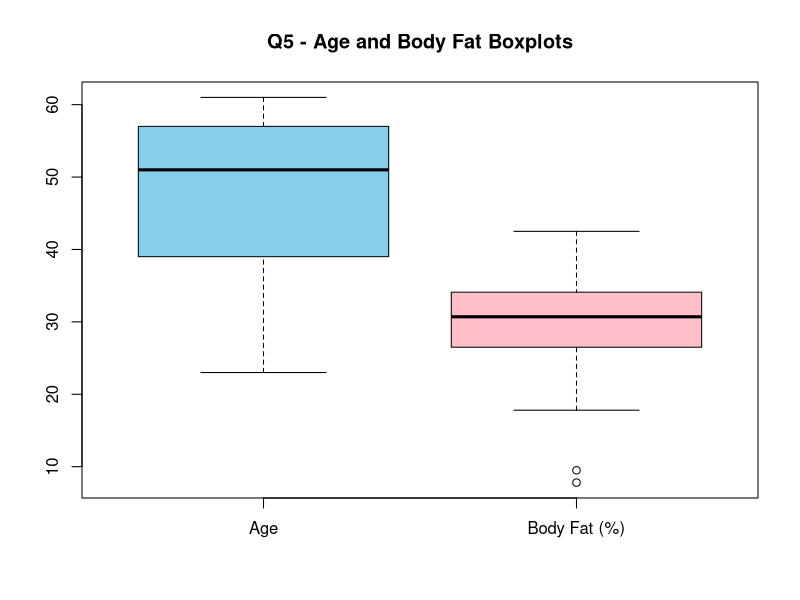
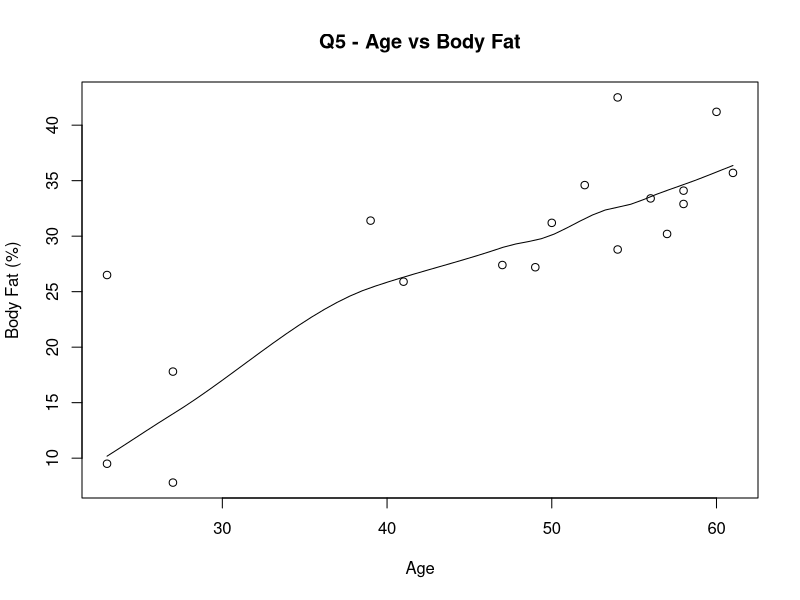
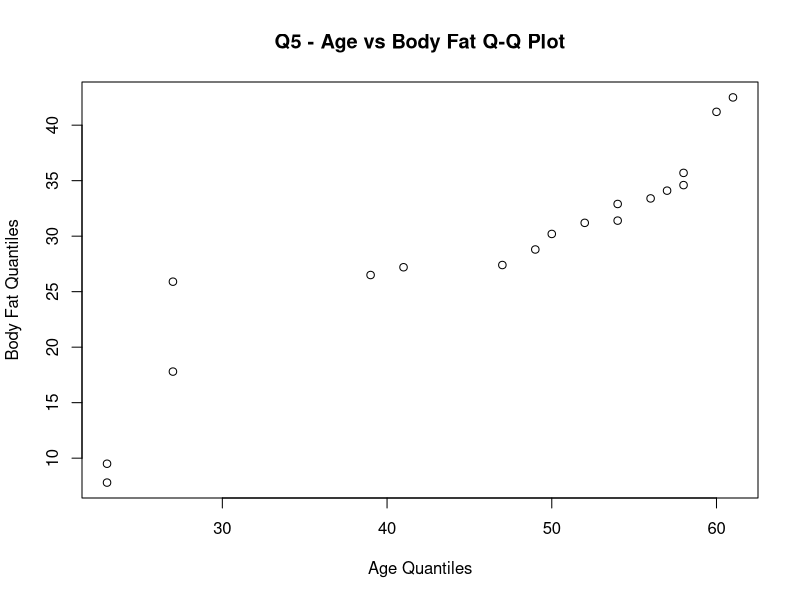
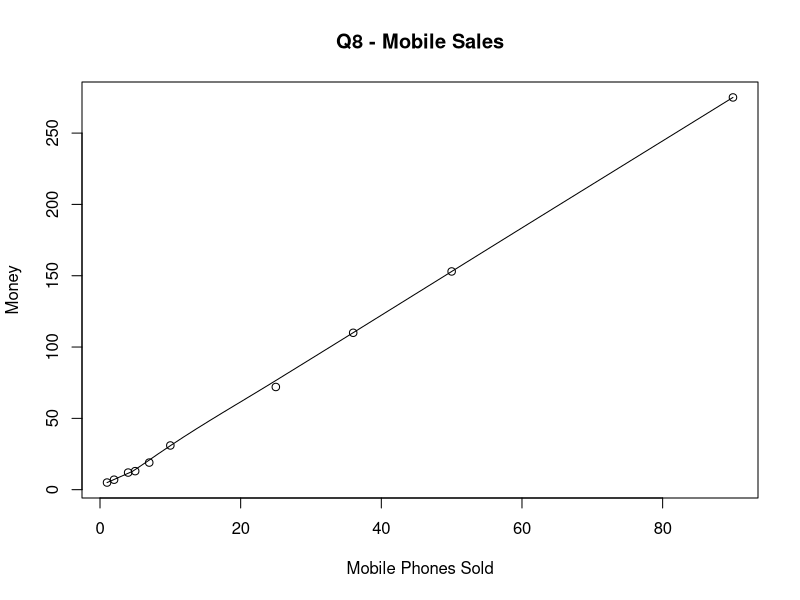
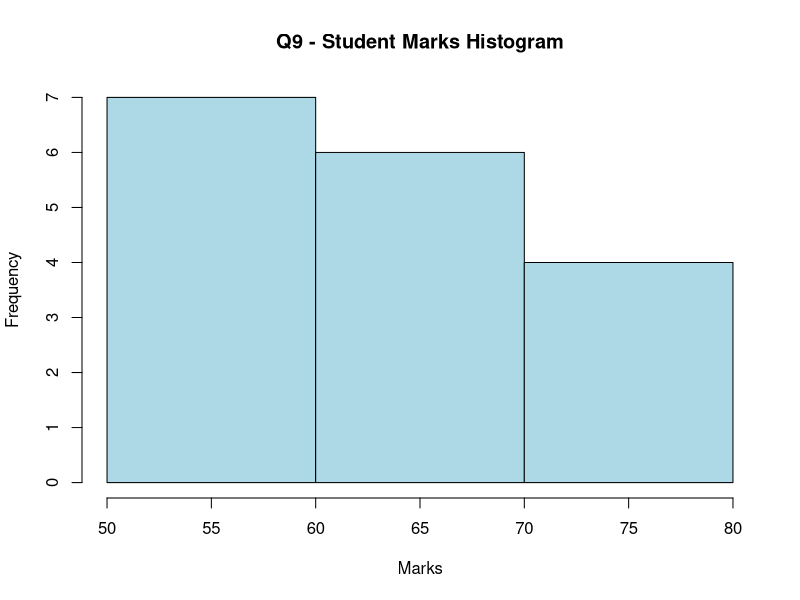

Generate these figures, in order, with R:
# SAVEETHA SCHOOL OF ENGINEERING
# DWDM - DAY 1 LAB EXERCISES (Q1-Q11)
# Run entire file using: Rscript DWDM_Day1_All_11_Programs.R
# Or open the file in RStudio and select Source.
# Graphs will be saved in DWDM_Day1_Plots.pdf in the working directory.

section <- function(n, question) {
  cat("\n", strrep("=", 65), "\n", sep = "")
  cat("QUESTION ", n, ": ", question, "\n", sep = "")
  cat(strrep("=", 65), "\n", sep = "")
}

# Q1: Approximate median from grouped age-frequency data
section(1, "Approximate median of grouped ages")
lower <- c(1, 5, 15, 20, 50, 80)
upper <- c(5, 15, 20, 50, 80, 110)
frequency <- c(200, 450, 300, 1500, 700, 44)
total <- sum(frequency)
cumulative <- cumsum(frequency)
median_bin <- which(cumulative >= total/2)[1]
prior <- if (median_bin == 1) 0 else cumulative[median_bin-1]
median_value <- lower[median_bin] +
  ((total/2 - prior)/frequency[median_bin]) *
  (upper[median_bin] - lower[median_bin])
cat("Approximate grouped median:", median_value, "\n")

# Q2: Descriptive statistics of ages
section(2, "Mean, median, mode, midrange and quartiles")
age <- c(13,15,16,16,19,20,20,21,22,22,25,25,25,25,
         30,33,33,35,35,35,35,36,40,45,46,52,70)
counts <- table(age)
modes <- as.numeric(names(counts)[counts == max(counts)])
cat("Mean:", mean(age), "\n")
cat("Median:", median(age), "\n")
cat("Mode(s):", paste(modes, collapse = ", "), "\n")
cat("Modality:", if (length(modes) == 2) "Bimodal" else
    if (length(modes) == 1) "Unimodal" else
    paste(length(modes), "modes"), "\n")
cat("Midrange:", (min(age) + max(age))/2, "\n")
cat("Q1:", as.numeric(quantile(age, 0.25)), "\n")
cat("Q3:", as.numeric(quantile(age, 0.75)), "\n")

# Q3: Data normalization
section(3, "Min-max and z-score normalization")
x <- c(200, 300, 400, 600, 1000)
cat("Min-max normalized values:\n")
print((x - min(x)) / (max(x) - min(x)))
cat("Z-score normalized values:\n")
print((x - mean(x))/sd(x))

# Q4: Equal-frequency smoothing by bin mean, median and boundaries
section(4, "Smoothing by bin means, medians and boundaries")
data <- c(11,13,13,15,15,16,19,20,20,20,21,21,
          22,23,24,30,40,45,45,45,71,72,73,75)
bins <- split(sort(data), rep(1:4, each = 6))
cat("Bin means:\n")
print(sapply(bins, mean))
cat("Bin medians:\n")
print(sapply(bins, median))
cat("Boundary-smoothed bins:\n")
print(lapply(bins, function(v) {
  low <- min(v); high <- max(v)
  ifelse(v - low <= high - v, low, high)
}))

# Q5: Hospital age and body fat statistics and charts
section(5, "Age and body-fat statistics, boxplot, scatter and Q-Q plots")
hospital_age <- c(23,23,27,27,39,41,47,49,50,
                  52,54,54,56,57,58,58,60,61)
fat <- c(9.5,26.5,7.8,17.8,31.4,25.9,27.4,27.2,31.2,
         34.6,42.5,28.8,33.4,30.2,34.1,32.9,41.2,35.7)
cat("Age mean:", mean(hospital_age), "\n")
cat("Age median:", median(hospital_age), "\n")
cat("Age standard deviation:", sd(hospital_age), "\n")
cat("Body-fat mean:", mean(fat), "\n")
cat("Body-fat median:", median(fat), "\n")
cat("Body-fat standard deviation:", sd(fat), "\n")

# Q6: Normalize 35 based on hospital age data
section(6, "Normalize age 35 by min-max, z-score and decimal scaling")
value <- 35
cat("Min-max:", (value-min(hospital_age)) /
    (max(hospital_age)-min(hospital_age)), "\n")
cat("Z-score:", (value-mean(hospital_age))/12.94, "\n")
j <- floor(log10(max(abs(hospital_age)))) + 1
cat("Decimal scaling:", value/10^j, "\n")

# Q7: Pencil statistics
section(7, "Mean, median and mode of pencil counts")
pencils <- c(9,25,23,12,11,6,7,8,9,10)
pencil_counts <- table(pencils)
cat("Mean:", mean(pencils), "\n")
cat("Median:", median(pencils), "\n")
cat("Mode:", paste(names(pencil_counts)[pencil_counts == max(pencil_counts)],
                   collapse = ", "), "\n")

# Q8: Mobile sales scatter plot
section(8, "Scatter plot of mobile phones sold versus money")
phones <- c(4,1,5,7,10,2,50,25,90,36)
money <- c(12,5,13,19,31,7,153,72,275,110)
cat("Scatter plot will be saved to the PDF.\n")

# Q9: Equal-frequency and equal-width bins of student marks
section(9, "Equal-frequency and equal-width partitioning and histogram")
marks <- c(55,60,71,63,55,65,50,55,58,
           59,61,63,65,67,71,72,75)
ordered_marks <- sort(marks)
equal_frequency <- split(ordered_marks, rep(1:3, times = c(6,6,5)))
cat("Equal-frequency bins:\n")
print(equal_frequency)
equal_width <- split(ordered_marks,
    cut(ordered_marks, breaks = seq(min(marks), max(marks), length.out = 4),
        include.lowest = TRUE))
cat("Equal-width bins:\n")
print(equal_width)

# Q10: Interquartile range and sample standard deviation
section(10, "IQR and standard deviation of car speeds")
speed <- c(78.3,81.8,82,74.2,83.4,84.5,82.9,77.5,80.9,70.6)
cat("IQR:", IQR(speed), "\n")
cat("Standard deviation:", sd(speed), "\n")

# Q11: Quartiles of ages
section(11, "First and third quartiles of age data")
cat("Q1:", as.numeric(quantile(age, 0.25)), "\n")
cat("Q3:", as.numeric(quantile(age, 0.75)), "\n")

# Save every requested graphical output, including Q5, Q8 and Q9.
pdf("DWDM_Day1_Plots.pdf", width = 8, height = 6)
boxplot(hospital_age, fat, names = c("Age", "Body Fat (%)"),
        main = "Q5 - Age and Body Fat Boxplots", col = c("skyblue", "pink"))
scatter.smooth(hospital_age, fat, main = "Q5 - Age vs Body Fat",
               xlab = "Age", ylab = "Body Fat (%)")
qqplot(hospital_age, fat, main = "Q5 - Age vs Body Fat Q-Q Plot",
       xlab = "Age Quantiles", ylab = "Body Fat Quantiles")
scatter.smooth(phones, money, main = "Q8 - Mobile Sales",
               xlab = "Mobile Phones Sold", ylab = "Money")
hist(marks, breaks = 3, main = "Q9 - Student Marks Histogram",
     xlab = "Marks", col = "lightblue")
dev.off()
cat("\nCompleted all 11 questions. Graphs saved to DWDM_Day1_Plots.pdf\n")
